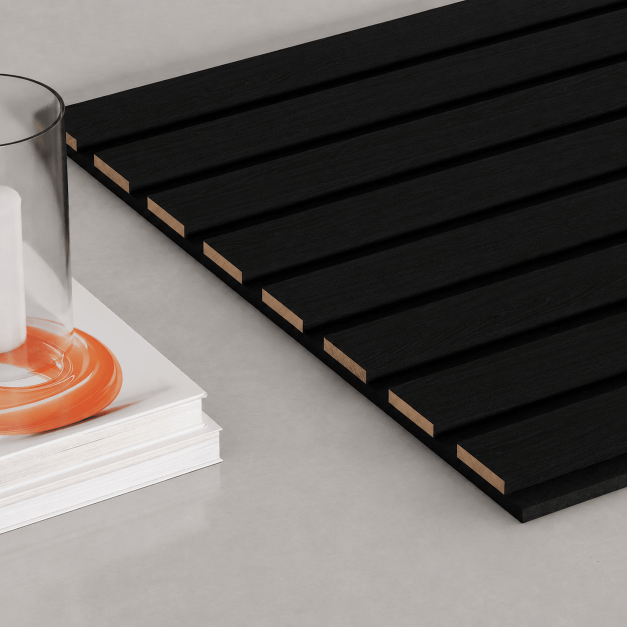
#> input picture data/items/slats-co-truewood-lite-black-oak-slats-black-felt/image.png, 1254 x 1254 px, given in place of main.png, which was not available (shown at 1/2 size)
$ python texture.py
#> lines starting #> are read from the running program, lines starting #| are printed output that depends on the picture; long printed decimals are rounded
from pathlib import Path
import json
import numpy as np
from PIL import Image, ImageDraw
from scipy.ndimage import gaussian_filter, map_coordinates

ROOT = Path(__file__).resolve().parent
W, H = 1024, 2048
WIDTH_MM, HEIGHT_MM = 300.0, 600.0
SLAT_MM, GAP_MM, RISE_MM = 27.0, 10.5, 5.0
rng = np.random.default_rng(19427)


def field(shape, sy, sx):
    a = gaussian_filter(rng.standard_normal(shape), (sy, sx), mode='wrap')
    return (a - a.mean()) / max(a.std(), 1e-8)


def save(name, a):
    Image.fromarray(np.uint8(np.clip(np.rint(a), 0, 255))).save(ROOT / name)


def main():
    photo = np.asarray(Image.open(ROOT / 'main.png').convert('RGB'), dtype=float)
    samples = photo[100:700, 550:1200].reshape(-1, 3)
    lum = samples.mean(axis=1)
    samples = samples[(lum > 12) & (lum < 38) & (samples.max(axis=1) - samples.min(axis=1) < 7)]
    wood_color = np.median(samples, axis=0)
#> wood_color = [21, 21, 21]
    felt_color = np.array([8.0, 8.2, 8.0])
    y, x = np.mgrid[:H, :W]
    pitch_px = W // 8
    local_mm = ((x + 0.5) % pitch_px) * WIDTH_MM / W
    distance = SLAT_MM / 2 - np.abs(local_mm - (SLAT_MM + GAP_MM) / 2)
    mask = np.clip(distance / (WIDTH_MM / W) + 0.5, 0, 1)
    # The 5 mm relief sits on 5 mm felt; the small edge radius is visual, not specified.
    edge = np.clip(distance / 0.65, 0, 1)
    profile = edge * edge * (3 - 2 * edge)
    felt = field((H, W), 0.6, 0.6)
    rgb = felt_color + felt[..., None] * 0.65
    height = 5.0 + felt * 0.008
    wood = np.empty((H, W))
    relief = np.empty((H, W))
    tones = rng.normal(0, 0.9, 8)
    for slat in range(8):
        shape = (H, pitch_px)
        yy, xx = np.mgrid[:H, :pitch_px].astype(float)
        bend = field(shape, 105, 13) * 2.6 + field(shape, 32, 7) * 0.6
        coords = [yy, xx + bend]
        broad = map_coordinates(field(shape, 70, 4), coords, order=1, mode='grid-wrap')
        fibres = map_coordinates(field(shape, 24, 0.65), coords, order=1, mode='grid-wrap')
        fine = map_coordinates(field(shape, 7, 0.4), coords, order=1, mode='grid-wrap')
        pores = np.maximum(-fibres - 0.55, 0) ** 1.4
        grain = broad * 0.7 + fibres * 0.95 + fine * 0.45 - pores * 0.85
        region = slice(slat * pitch_px, (slat + 1) * pitch_px)
        wood[:, region] = grain + tones[slat]
        relief[:, region] = broad * 0.008 + fibres * 0.012 + fine * 0.004 - pores * 0.013
    rgb = rgb * (1 - mask[..., None]) + (wood_color + wood[..., None]) * mask[..., None]
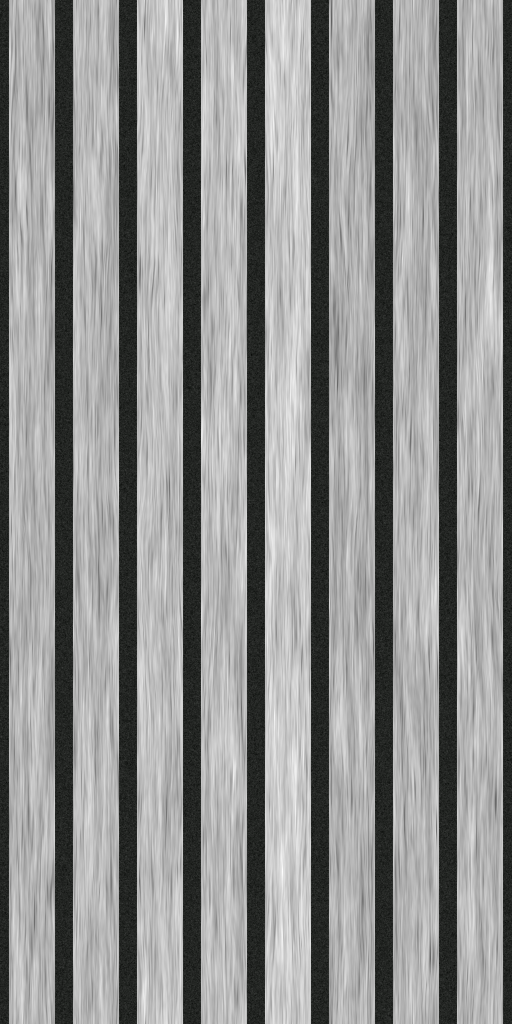
#> rgb: shape (2048, 1024, 3) float64 (shown at 1/2 size); mean of channels 0, 1, 2 17.3, 17.3, 17.3; drawn with min black and max white
    height += RISE_MM * profile + relief * profile
    # Image rows point down; OpenGL tangent-space green points up.
    dx = (np.roll(height, -1, 1) - np.roll(height, 1, 1)) / (2 * WIDTH_MM / W)
    dy = (np.roll(height, -1, 0) - np.roll(height, 1, 0)) / (2 * HEIGHT_MM / H)
    normal = np.stack((-dx, dy, np.ones_like(dx)), axis=-1)
    normal /= np.linalg.norm(normal, axis=-1, keepdims=True)
    save('texture.png', rgb)
#> in save, `Image.fromarray(np.uint8(np.clip(np.rint(a), 0, 255))).save(ROOT / name)`:
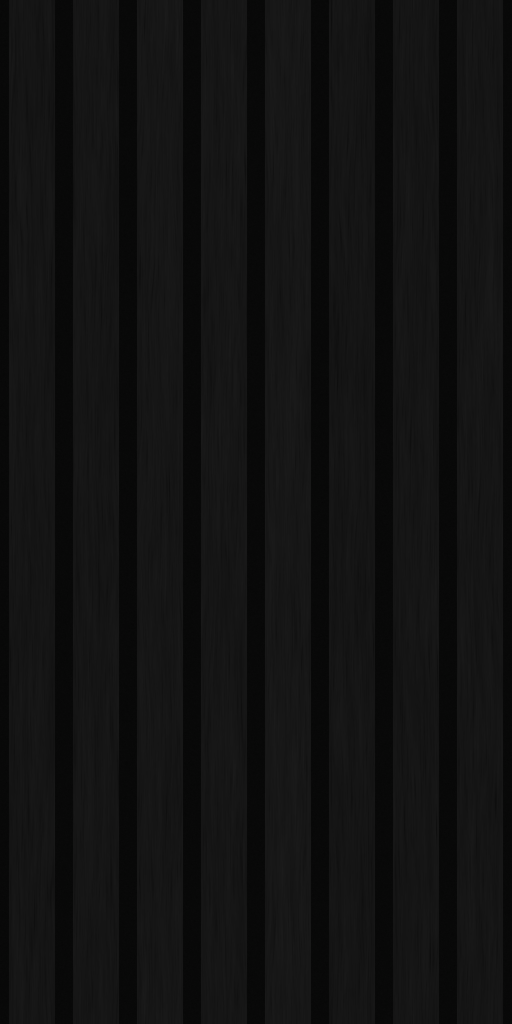
#> saved as texture.png: PIL image 1024x2048 RGB (shown at 1/2 size); mean R, G, B 17.3, 17.3, 17.3
    save('normal.png', (normal * 0.5 + 0.5) * 255)
#> call 2 of save, with name = 'normal.png'
#> in save (call 2), `Image.fromarray(np.uint8(np.clip(np.rint(a), 0, 255))).save(ROOT / name)`:
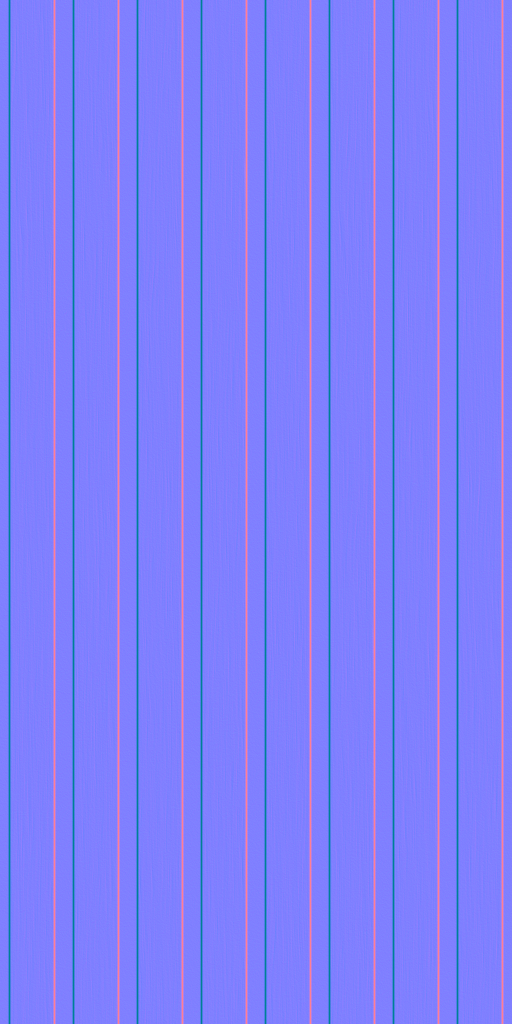
#> saved as normal.png: PIL image 1024x2048 RGB (shown at 1/2 size); mean R, G, B 127.5, 127.5, 249.7
    meta = {
        'repeatWidthIn': WIDTH_MM / 25.4,
        'repeatHeightIn': HEIGHT_MM / 25.4,
        'depthIn': 10.0 / 25.4,
        'note': 'Manufacturer spec sheet overrides photo estimates: 8 three-side black-oak-veneered slats, each 27 mm (1.063 in) wide with a 10.5 mm (0.413 in) flat felt gap on a 37.5 mm (1.476 in) pitch; 5 mm slats over 5 mm black felt give 10 mm total depth, and this tile spans 300 x 600 mm (8 pitches). Near-black oak face tones are sampled from main.png, with procedural vertical oak grain and black felt informed by the gallery; the small softened edge profile is an approximation.'
    }
    (ROOT / 'texture.json').write_text(json.dumps(meta, indent=2) + '\n')
    light = np.array([-0.45, 0.55, 0.8])
    light /= np.linalg.norm(light)
    diffuse = np.maximum(normal @ light, 0)
    albedo = np.clip(rgb / 255, 0, 1)
    linear = np.where(albedo <= 0.04045, albedo / 12.92, ((albedo + 0.055) / 1.055) ** 2.4)
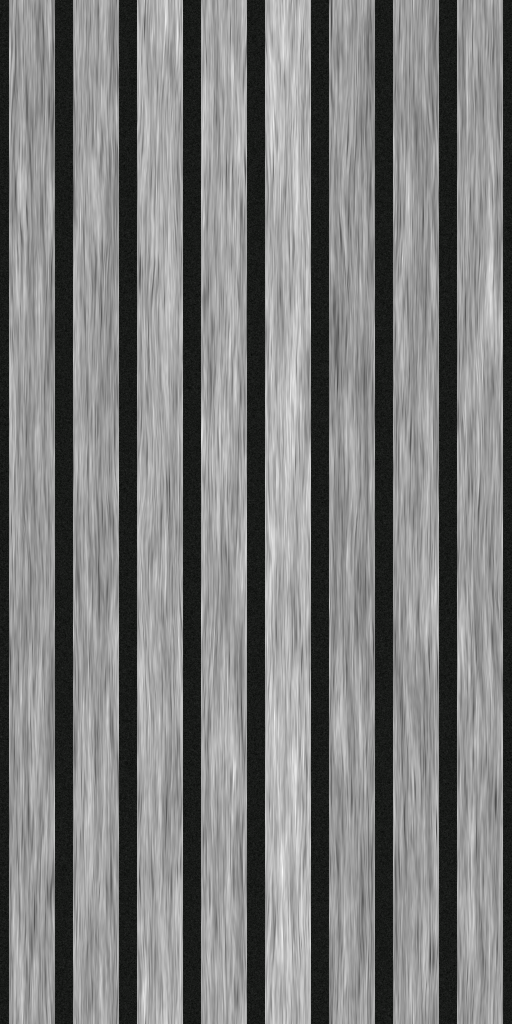
#> linear: shape (2048, 1024, 3) float64 (shown at 1/2 size); mean of channels 0, 1, 2 0.00605, 0.00607, 0.00605; drawn with min black and max white
    shaded = linear * (0.30 + 0.9 * diffuse[..., None])
    shaded = np.where(shaded <= 0.0031308, shaded * 12.92, 1.055 * shaded ** (1 / 2.4) - 0.055)
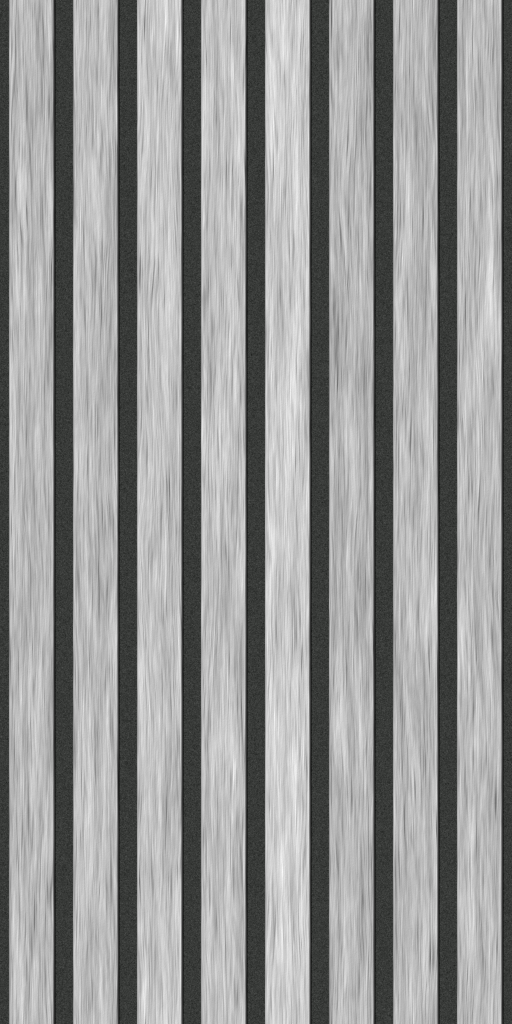
#> shaded: shape (2048, 1024, 3) float64 (shown at 1/2 size); mean of channels 0, 1, 2 0.0648, 0.065, 0.0648; drawn with min black and max white
    color_tile = Image.fromarray(np.uint8(np.clip(np.rint(rgb), 0, 255))).resize((256, 512), Image.Resampling.LANCZOS)
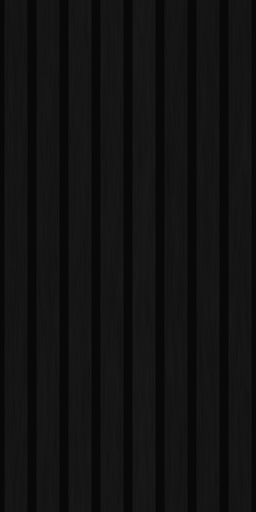
#> color_tile: PIL image 256x512 RGB; mean R, G, B 17.3, 17.3, 17.3
    shade_tile = Image.fromarray(np.uint8(np.clip(shaded * 255, 0, 255))).resize((256, 512), Image.Resampling.LANCZOS)
    preview = Image.new('RGB', (1560, 1580), '#565656')
#> preview: PIL image 1560x1580 RGB; every value is 86
    for row in range(3):
        for col in range(3):
            preview.paste(color_tile, (col * 256, 44 + row * 512))
            preview.paste(shade_tile, (792 + col * 256, 44 + row * 512))
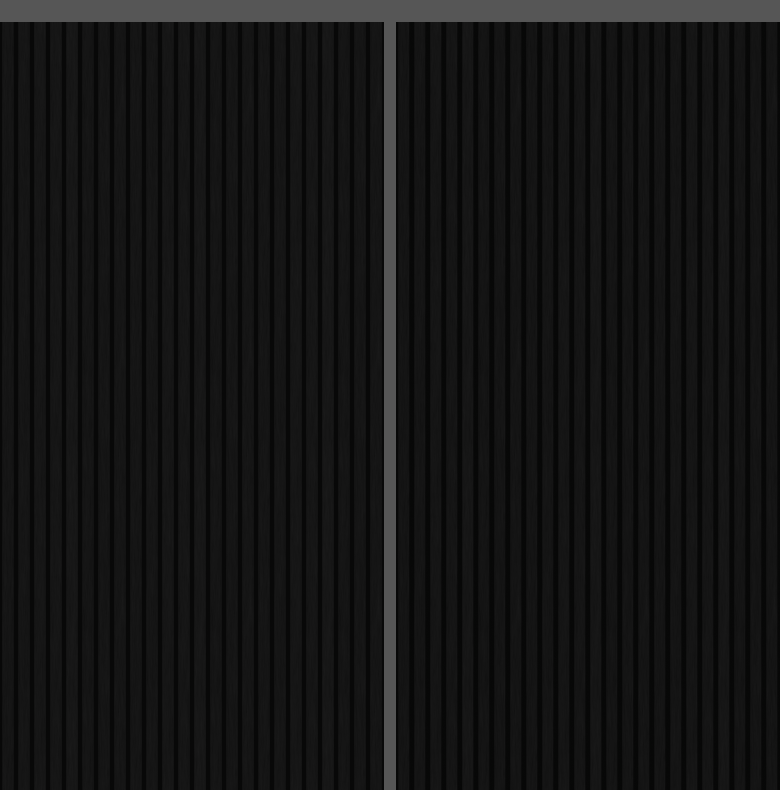
#> preview: PIL image 1560x1580 RGB (shown at 1/2 size); mean R, G, B 19.6, 19.7, 19.6
    draw = ImageDraw.Draw(preview)
    draw.text((12, 15), 'COLOR MAP / 3 x 3 / 24 slats', fill='white')
    draw.text((804, 15), 'NORMAL-MAP SHADING / UPPER-LEFT LIGHT / 3 x 3', fill='white')
    preview.save(ROOT / 'preview.png')
    print(f'Face sample RGB: {wood_color}; size {W} x {H}; 8 slats; pitch {37.5 / 25.4:.6f} in')
#| Face sample RGB: [21. 21. 21.]; size 1024 x 2048; 8 slats; pitch 1.476 in
    for name, a in [('color', rgb), ('normal', normal * 127.5 + 127.5)]:
        print(f'{name} mean boundary deltas, x/y: {np.abs(a[:, 0] - a[:, -1]).mean():.3f} / {np.abs(a[0] - a[-1]).mean():.3f}')
#> this loop made 2 passes
#> name on passes 1 to 2: 'color', 'normal'
#| color mean boundary deltas, x/y: 0.558 / 0.192
#| normal mean boundary deltas, x/y: 1.475 / 1.433
    assert W / H == WIDTH_MM / HEIGHT_MM
    assert abs(8 * (SLAT_MM + GAP_MM) - WIDTH_MM) < 1e-9


if __name__ == '__main__':
    main()
